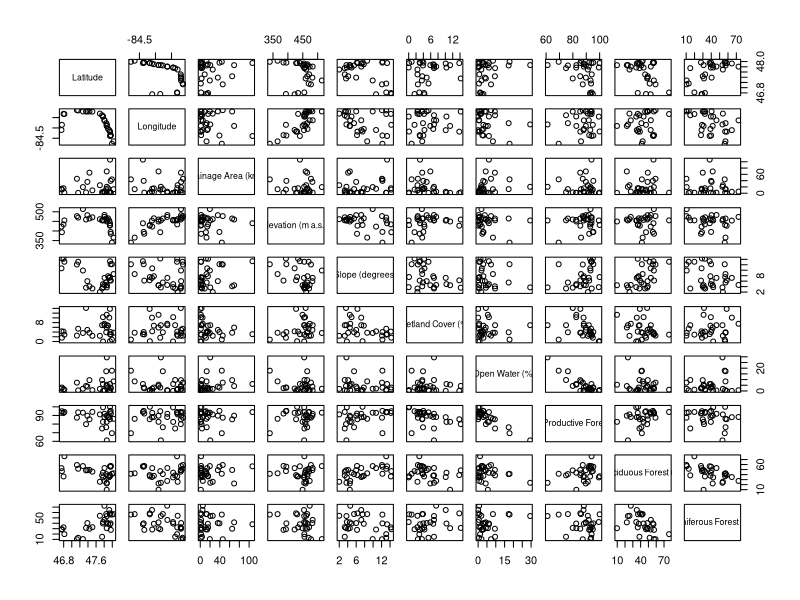
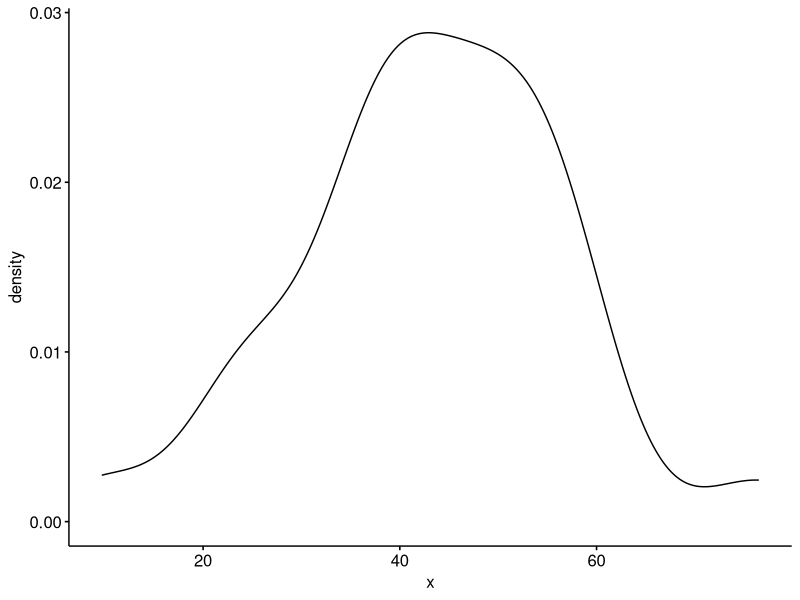
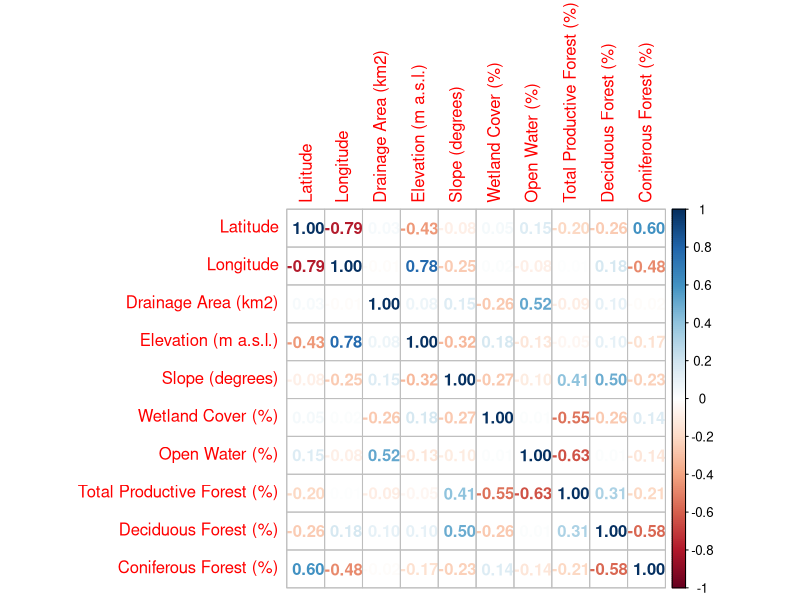

The R source for these figures, in order:
#########################
## Name: Matt Watkins
## Date: Jan. 11th/23
## Project: MSc Data Analysis
## Objective: Run normality and correlation on land cover variables
## Inputs: master watershed table
## Outputs: normality data and correlation tables
#########################

## 0. NOTES ----

## 1. PREPARE ----

rm(list=ls())
options(stringsASfactors = FALSE, scipen = 999, encoding = "UTF-8")

library(tidyverse)
library(readxl)
library(ggpubr)
library(corrplot)

## 2. IMPORT ----

ws_table <- read_excel("Watershed_table_v1.xlsx")

## 3. TIDY // PROCESS ----

ws_landcover_var <- ws_table[, 7:17]

ws_landcover_out <- ws_landcover_var[, -10] # get down to only the variable columns needed

### 3.01 - Test for normality and run a Spearman's correlation ----

apply(ws_landcover_out, 2, shapiro.test) # 8 out of 10 variables are not normally distributed which suggets I should do a Spearmans's correlation. I'm basing this on the assumption that all variables need to appear normal (which they don't) to run a Pearson's correlation.

cor_spearman <- cor(ws_landcover_out, method = "spearman") # runs the spearman correlation and displays a table in the console


## 4. PLOTTING ----

### 4.01 Preliminary plots of the variables ----

plot(ws_landcover_out) # basic view of all the relationships

ggdensity(ws_landcover_out$`Deciduous Forest (%)`) # double-checking that deciduous/coniferous appears normal (as per Shapiro)

### 4.02 Spearman correlation plot (section 3.01) ----

corrplot(cor_spearman, method = "number")

png(file="landscape_correlation.png", res=300, width=7000, height=7000)
corrplot(cor_spearman, tl.cex = 3, tl.col = "black", method = "color", 
         outline = T,  order="hclust", 
         addCoef.col = "black", number.digits = 2, number.cex = 3, 
         cl.pos = 'b', cl.cex = 3, addrect = 3, rect.lwd = 3, 
         col = colorRampPalette(c("midnightblue", "white","darkred"))(100))
dev.off()

## 5. SAVING // EXPORTING ----

## 6. TRIAL // JUNK CODE ----

